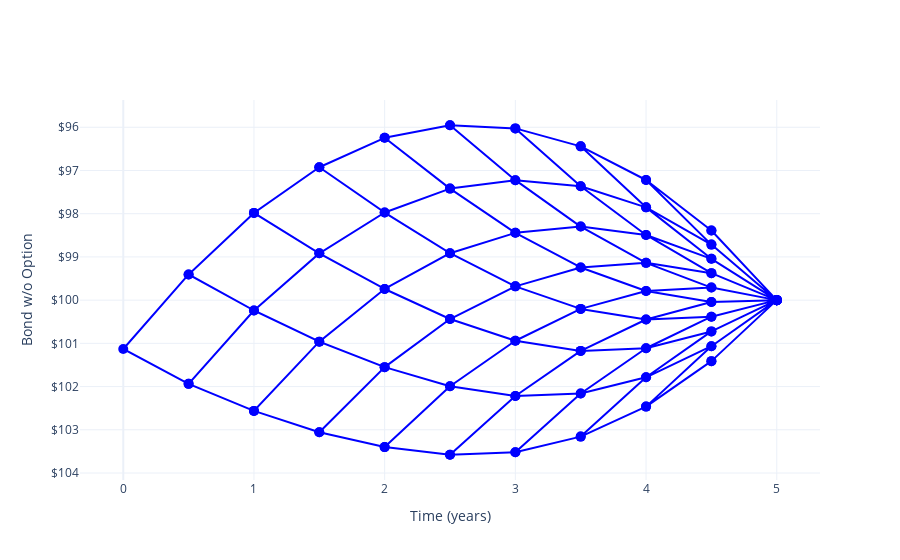

Here is the notebook cell this chart was saved with:
### Markdown cell above
# BOND VALUE STRIPPED OF OPTION

### Code cell
figs["stripped"].show()

### Figure 1 — Plotly figure (JSON) as saved in the notebook; plotly's stock layout.template omitted (floating-point values rounded to 4 significant figures)
{"data": [{"hovertemplate": "$%{y:,.2f}<extra></extra>", "line": {"color": "blue"}, "marker": {"color": "blue", "size": 10}, "mode": "lines+markers", "type": "scatter", "x": [0.5, 0, 0.5], "y": [99.41, 101.1, 101.9]}, {"hovertemplate": "$%{y:,.2f}<extra></extra>", "line": {"color": "blue"}, "marker": {"color": "blue", "size": 10}, "mode": "lines+markers", "type": "scatter", "x": [1, 0.5, 1, 0.5, 1], "y": [97.98, 99.41, 100.2, 101.9, 102.6]}, {"hovertemplate": "$%{y:,.2f}<extra></extra>", "line": {"color": "blue"}, "marker": {"color": "blue", "size": 10}, "mode": "lines+markers", "type": "scatter", "x": [1.5, 1, 1.5, 1, 1.5, 1, 1.5], "y": [96.92, 97.98, 98.92, 100.2, 101.0, 102.6, 103.1]}, {"hovertemplate": "$%{y:,.2f}<extra></extra>", "line": {"color": "blue"}, "marker": {"color": "blue", "size": 10}, "mode": "lines+markers", "type": "scatter", "x": [2, 1.5, 2, 1.5, 2, 1.5, 2, 1.5, 2], "y": [96.24, 96.92, 97.97, 98.92, 99.74, 101.0, 101.6, 103.1, 103.4]}, {"hovertemplate": "$%{y:,.2f}<extra></extra>", "line": {"color": "blue"}, "marker": {"color": "blue", "size": 10}, "mode": "lines+markers", "type": "scatter", "x": [2.5, 2, 2.5, 2, 2.5, 2, 2.5, 2, 2.5, 2, 2.5], "y": [95.95, 96.24, 97.42, 97.97, 98.91, 99.74, 100.4, 101.6, 102.0, 103.4, 103.6]}, {"hovertemplate": "$%{y:,.2f}<extra></extra>", "line": {"color": "blue"}, "marker": {"color": "blue", "size": 10}, "mode": "lines+markers", "type": "scatter", "x": [3, 2.5, 3, 2.5, 3, 2.5, 3, 2.5, 3, 2.5, 3, 2.5, 3], "y": [96.03, 95.95, 97.22, 97.42, 98.44, 98.91, 99.68, 100.4, 100.9, 102.0, 102.2, 103.6, 103.5]}, {"hovertemplate": "$%{y:,.2f}<extra></extra>", "line": {"color": "blue"}, "marker": {"color": "blue", "size": 10}, "mode": "lines+markers", "type": "scatter", "x": [3.5, 3, 3.5, 3, 3.5, 3, 3.5, 3, 3.5, 3, 3.5, 3, 3.5, 3, 3.5], "y": [96.44, 96.03, 97.36, 97.22, 98.3, 98.44, 99.24, 99.68, 100.2, 100.9, 101.2, 102.2, 102.2, 103.5, 103.2]}, {"hovertemplate": "$%{y:,.2f}<extra></extra>", "line": {"color": "blue"}, "marker": {"color": "blue", "size": 10}, "mode": "lines+markers", "type": "scatter", "x": [4, 3.5, 4, 3.5, 4, 3.5, 4, 3.5, 4, 3.5, 4, 3.5, 4, 3.5, 4, 3.5, 4], "y": [97.22, 96.44, 97.85, 97.36, 98.49, 98.3, 99.14, 99.24, 99.79, 100.2, 100.4, 101.2, 101.1, 102.2, 101.8, 103.2, 102.5]}, {"hovertemplate": "$%{y:,.2f}<extra></extra>", "line": {"color": "blue"}, "marker": {"color": "blue", "size": 10}, "mode": "lines+markers", "type": "scatter", "x": [4.5, 4, 4.5, 4, 4.5, 4, 4.5, 4, 4.5, 4, 4.5, 4, 4.5, 4, 4.5, 4, 4.5, 4, 4.5], "y": [98.39, 97.22, 98.71, 97.85, 99.04, 98.49, 99.38, 99.14, 99.71, 99.79, 100.0, 100.4, 100.4, 101.1, 100.7, 101.8, 101.1, 102.5, 101.4]}, {"hovertemplate": "$%{y:,.2f}<extra></extra>", "line": {"color": "blue"}, "marker": {"color": "blue", "size": 10}, "mode": "lines+markers", "type": "scatter", "x": [5, 4.5, 5, 4.5, 5, 4.5, 5, 4.5, 5, 4.5, 5, 4.5, 5, 4.5, 5, 4.5, 5, 4.5, 5, 4.5, 5], "y": [100, 98.39, 100, 98.71, 100, 99.04, 100, 99.38, 100, 99.71, 100, 100.0, 100, 100.4, 100, 100.7, 100, 101.1, 100, 101.4, 100]}], "layout": {"showlegend": false, "xaxis": {"title": {"text": "Time (years)"}}, "yaxis": {"autorange": "reversed", "tickformat": ".0f", "tickprefix": "$", "title": {"text": "Bond w/o Option"}}}}
